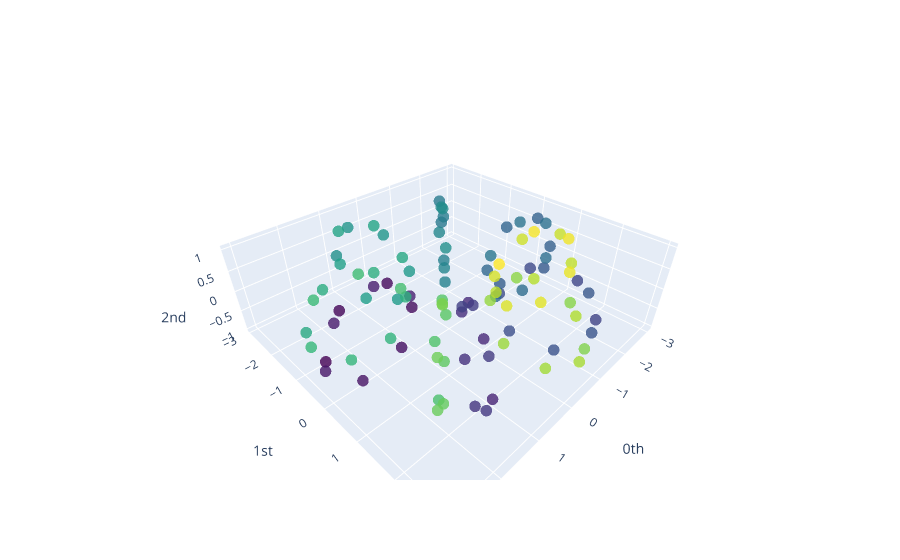

Write notebook code for a chart like this one.
### Code cell
plot_point_cloud(point_clouds[20]).show()
